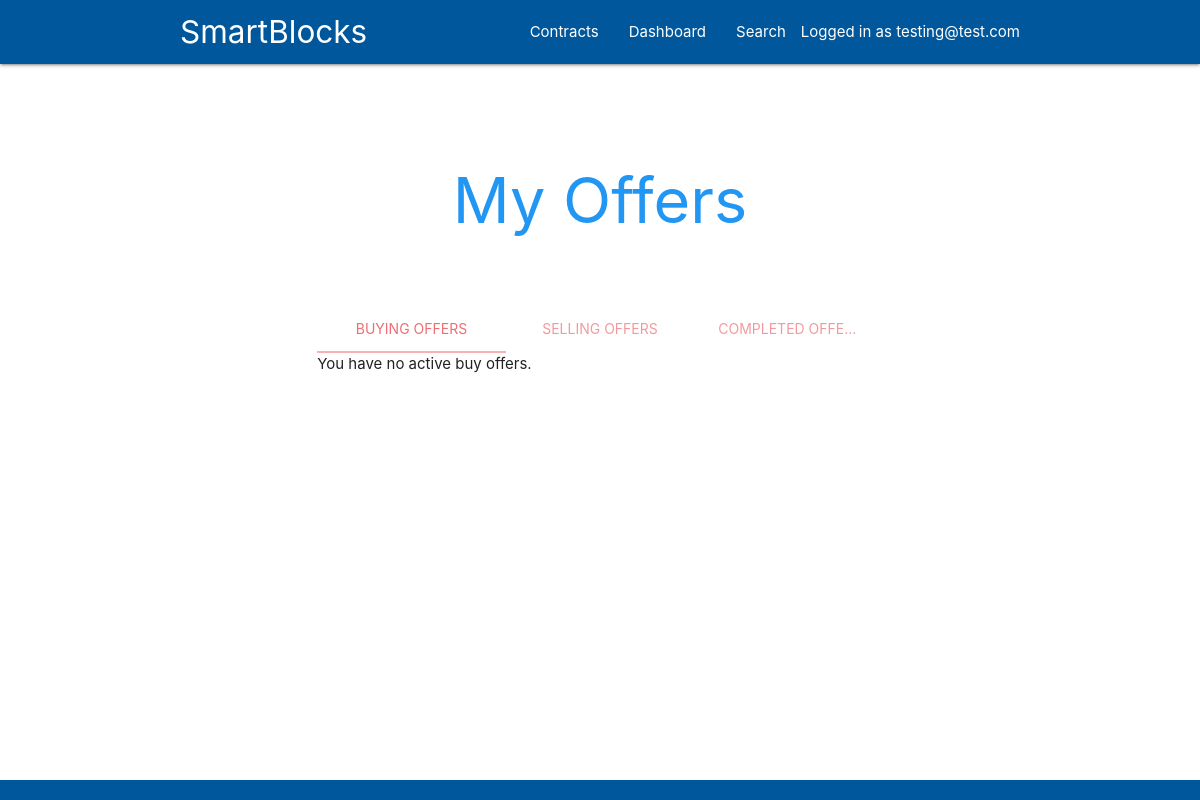
Before: /webapp/myOffers/ (signed in) with the older database file.
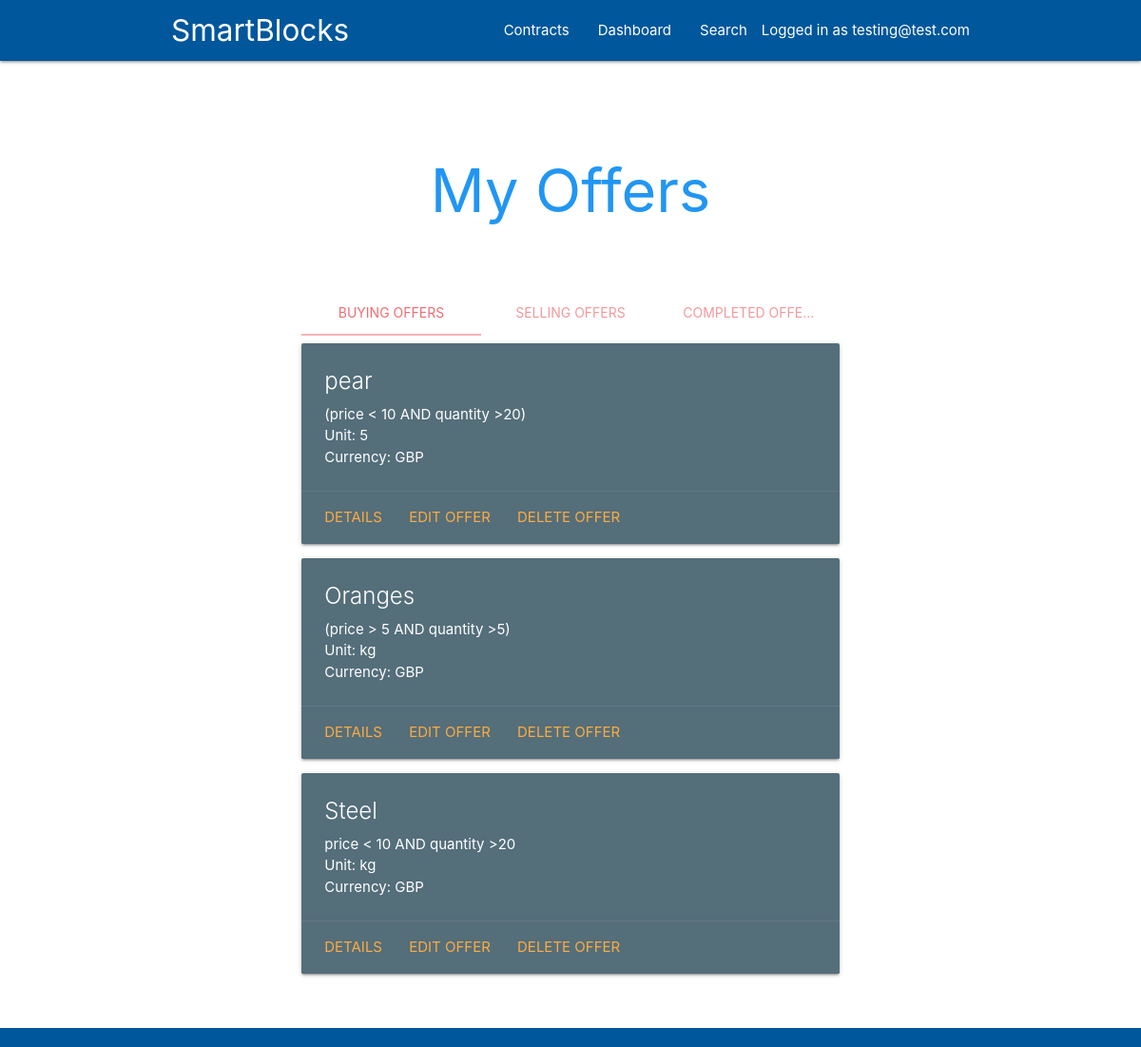
After: the same page with the newer database file.
### webapp/models.py (models this page shows, shortened)
class Offer(models.Model):
    buyer = models.ForeignKey(settings.AUTH_USER_MODEL, on_delete=models.CASCADE, related_name="b",null=True)
    seller = models.ForeignKey(settings.AUTH_USER_MODEL, on_delete=models.CASCADE, related_name="s", null=True)
    asset_name = models.CharField(max_length=100)
    condition_help = "Keywords: <span class='keyword'>AND</span>, <span class='keyword'>OR</span>.</br>Operations: <, >, =</br>Variables: <span class='variable'>price</span>, <span class='variable'>quantity</span></br>Use parentheses to group statements.</br></br>Example:</br> (<span class='variable'>price</span> < 100 <span class='keyword'>AND</span> (<span class='variable'>quantity</span> > 20 <span class='keyword'>AND</span> <span class='variable'>quantity</span> < 50)) </br><span class='keyword'>OR</span> (<span class='variable'>price</span> < 120 <span class='keyword'>AND</span> <span class='variable'>quantity</span> < 20)"
    completion_condition = models.CharField(max_length=256, help_text=condition_help)
    unit = models.CharField(max_length=10)
    GBP = 'GBP'
    USD = 'USD'
    BTC = 'BTC'
    CURRENCY_CHOICES = ((GBP, 'GBP'), (USD, 'USD'), (BTC, 'BTC'))
    currency = models.CharField(max_length=3, choices=CURRENCY_CHOICES, default=GBP)
    quantity = models.DecimalField(default=0, max_digits=20,decimal_places=4)
    price = models.DecimalField(default=0, max_digits=30, decimal_places=10)
    BUY = 'Buy'
    SELL = 'Sell'
    CONTRACT_CHOICES = ((BUY, 'BUY'),(SELL, 'SELL'))
    contract_type = models.CharField(max_length=4, choices=CONTRACT_CHOICES, default=BUY)

### webapp/views.py (the view)
# urls.py: path('myOffers/', views.myOffers, name='myOffers'),
@login_required
def myOffers(request):
    user = request.user
    buy_offers = Offer.objects.filter(buyer=user,seller=None)
    sell_offers = Offer.objects.filter(seller=user,buyer=None)
    completed_offers = Offer.objects.filter(Q(buyer=user) | Q(seller=user)).exclude(buyer=None).exclude(seller=None)
    return render(request, 'webapp/myOffers.html', {'buy_offers':buy_offers,'sell_offers':sell_offers,'completed_offers':completed_offers})

### webapp/templates/webapp/myOffers.html (shortened to what this page needs)
{% extends 'base.html' %}
{% block header %}
      <h1 class="header center blue-text">My Offers</h1>
{% endblock %}
{% block content %}
<div class = "container">
	<div class="row">
		<div class="col s12">
			<ul class="tabs">
				<li class="tab col s4"><a href="#test1">Buying Offers</a></li>
				<li class="tab col s4"><a href="#test2">Selling Offers</a></li>
				<li class="tab col s4"><a href="#test4">Completed Offers</a></li>
			</ul>
		</div>
		<div id="test1" class="col s12" >
			{% if buy_offers.first is not None %}
			{% for offer in buy_offers %}
			<div class="card blue-grey darken-1">
				<div class="card-content white-text">
					<span class="card-title">{{ offer.asset_name }}</span>
					<p>{{ offer.completion_condition }}</p>
					<p>Unit: {{ offer.unit }}</p>
					<p>Currency: {{ offer.currency }}</p>
				</div>
				<div class="card-action">
					<a href="{% url 'webapp:details' offer.id %}">Details</a>
					<a href="{% url 'webapp:changeOffer' offer.id %}">Edit Offer</a>
					<a href="#">Delete Offer</a>
				</div>
			</div>
			{% endfor %}
			{% else %}
			You have no active buy offers.
			{% endif %}
			<br>
		</div>
	</div>
</div>
{% endblock %}

### webapp/templates/base.html (shortened to what this page needs)
{% load static %}
<!DOCTYPE html>
<html lang="en">
<head>
	<link href="{% static 'webapp/css/materialize.min.css' %}" type="text/css" rel="stylesheet" media="screen,projection"/>
	<link href="{% static 'webapp/css/style.css' %}" type="text/css" rel="stylesheet" media="screen,projection"/>
</head>
<body>
	<nav class="light-blue darken-4" role="navigation">
	<div class="nav-wrapper container"><a id="logo-container" href="{% url 'webapp:index' %}" class="brand-logo">SmartBlocks</a>
	<ul class="right hide-on-med-and-down">
		<li><a class='dropdown-trigger' data-target='dropdown1'>Contracts</a></li>
		<li><a href="{% url 'webapp:mySmartBlocks' %}">Dashboard</a></li>
		<li><a href="{% url 'webapp:searchOffer' %}">Search</a></li>
		{% if user.is_authenticated %}
		<li>Logged in as {{ request.user }}</li>
		{% else %}
		</li>Not logged in</li>
		{% endif %}
	</ul>
	</div>
	</nav>
	<div class="section no-pad-bot" id="index-banner">
		<div class="container">
			<br><br>
			{% block header %}
			{% endblock %}
			<br><br>
		</div>
	</div>
	<div class="container content">
		{% block content %}
		{% endblock %}
	</div>
	<footer class="page-footer light-blue darken-4">
	</footer>
</body>
</html>

### webapp/static/webapp/css/style.css (style rules this page uses)
html, body { height: 100%; }
body { display: flex; flex-direction: column; }
.content { flex: 1 0 auto; }
.page-footer { flex-shrink: 0; }

Changed rows visible on the page:
added Offer: asset_name "pear", completion_condition "(price < 10 AND quantity >20)", unit "5", currency "GBP"
added Offer: asset_name "Oranges", completion_condition "(price > 5 AND quantity >5)", unit "kg", currency "GBP"
added Offer: asset_name "Steel", completion_condition "price < 10 AND quantity >20", unit "kg", currency "GBP"
Other visible differences:
text no longer shown: "You have no active buy offers."
